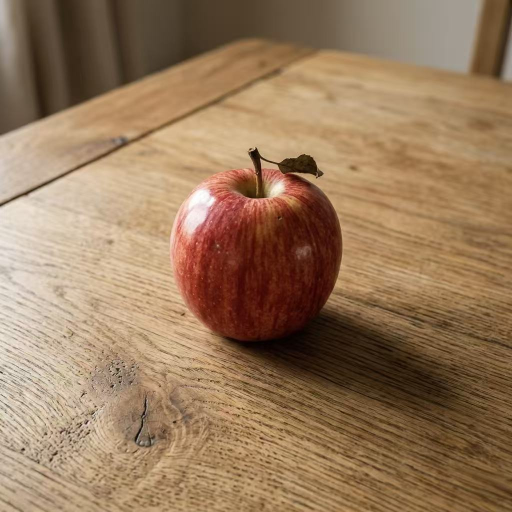
#> input picture exp1.jpg, 1024 x 1024 px (shown at 1/2 size)
$ python -i engine.py   (imports and definitions only)
#> lines starting #> are read from the running program, lines starting #| are printed output that depends on the picture; after the words box and inside, x2 and y2 are one past the last pixel; in counts of white or black regions, pixels touching at a corner belong together
import numpy as np
import cv2
import torch
import math

class LightingEstimator:
    def __init__(self, pano_height=256, pano_width=512):
        self.pano_height = pano_height
        self.pano_width = pano_width

    def estimate(self, img_rgb):
        """
        核心光照估计逻辑
        :param img_rgb: 输入的归一化 RGB 图像 (H, W, 3), [0, 1]
        :return: 预测的全景环境光照图 (pano_height, pano_width, 3), [0, 1]
        """
        # 1. 提取环境光 (Ambient Light)
        ambient_color = self.extract_ambient_light(img_rgb)

        # 2. 提取高光光源 (Highlight Sources)
        light_sources = self.extract_highlight_sources(img_rgb)

        # 3. 生成基础全景图并映射光源
        pano_map = self.generate_env_map(ambient_color, light_sources, img_rgb.shape[:2])

        # 4. 渲染与平滑处理 (物理衰减模糊与球面畸变模拟)
        final_pano = self.render_and_smooth(pano_map)

        return final_pano

    def extract_ambient_light(self, img_rgb):
        """
        提取图像的全局平均颜色作为 Ambient Light
        """
        # 简单使用全局平均
        ambient_color = np.mean(img_rgb, axis=(0, 1))
        # 降低环境光强度，让高光更突出
        return ambient_color * 0.5

    def extract_highlight_sources(self, img_rgb):
        """
        提取画面中的高亮光源区域
        计算光斑的质心及面积
        :return: list of dicts [{'centroid': (x, y), 'area': float, 'color': (r, g, b)}]
        """
        # 转换为灰度图进行亮度分析
        gray_img = cv2.cvtColor((img_rgb * 255).astype(np.uint8), cv2.COLOR_RGB2GRAY)

        # 使用高百分比截断法提取高亮区域 (取最亮的 5%)
        threshold_val = np.percentile(gray_img, 95)
        _, mask = cv2.threshold(gray_img, threshold_val, 255, cv2.THRESH_BINARY)

        # 连通域分析提取独立光源
        num_labels, labels, stats, centroids = cv2.connectedComponentsWithStats(mask, connectivity=8)

        light_sources = []
        for i in range(1, num_labels):  # 0 是背景
            area = stats[i, cv2.CC_STAT_AREA]
            if area < 10:  # 过滤太小的噪点
                continue

            cx, cy = centroids[i]

            # 获取该区域的平均颜色
            mask_i = (labels == i)
            color = np.mean(img_rgb[mask_i], axis=0)

            # 提高高光亮度，模拟 HDR 效果
            color = np.clip(color * 2.0, 0, 1.0)

            light_sources.append({
                'centroid': (cx, cy),
                'area': area,
                'color': color
            })

        return light_sources

    def generate_env_map(self, ambient_color, light_sources, img_shape):
        """
        将提取的光源映射到球面全景图中
        """
        # 初始化为环境光颜色
        pano_map = np.ones((self.pano_height, self.pano_width, 3), dtype=np.float32) * ambient_color

        img_h, img_w = img_shape

        # 简单启发式映射：将 2D 图像中心的相对位置映射到全景图的正前方 (经度范围: -pi/2 到 pi/2, 纬度范围: -pi/4 到 pi/4)
        for source in light_sources:
            cx, cy = source['centroid']
            area = source['area']
            color = source['color']

            # 将 2D 坐标归一化到 [-1, 1]
            nx = (cx / img_w) * 2 - 1
            ny = (cy / img_h) * 2 - 1

            # 映射到经纬度 (简单假设前方视野范围)
            theta = nx * (np.pi / 2)  # 经度 [-pi/2, pi/2]
            phi = ny * (np.pi / 4)    # 纬度 [-pi/4, pi/4]

            # 经纬度转全景图像素坐标
            pano_x = int((theta / (2 * np.pi) + 0.5) * self.pano_width)
            pano_y = int((phi / np.pi + 0.5) * self.pano_height)

            # 确保在边界内
            pano_x = max(0, min(self.pano_width - 1, pano_x))
            pano_y = max(0, min(self.pano_height - 1, pano_y))

            # 根据面积估算光源在全景图中的大小 (简单比例)
            radius = int(math.sqrt(area) * (self.pano_width / img_w) * 0.5)
            radius = max(2, min(20, radius))

            # 绘制光源 (在基础图上叠加)
            cv2.circle(pano_map, (pano_x, pano_y), radius, color.tolist(), -1)

        return pano_map

    def render_and_smooth(self, pano_map):
        """
        对生成的全景图应用物理启发的衰减模糊
        模拟球面畸变 (靠近两极的光斑呈现经纬度拉伸效果)
        """
        # 为了实现两极拉伸的模糊效果，我们可以在纵向上采用不同的高斯模糊核，或者直接使用各向异性模糊
        # 这里使用一种简单有效的近似方法：根据纬度调整水平向模糊核的大小

        result = np.copy(pano_map)

        # 基础全局模糊 (物理衰减)
        result = cv2.GaussianBlur(result, (15, 15), 5.0)

        # 模拟球面畸变：两极拉伸
        # 将全景图分块，按行进行不同程度的水平模糊
        rows = self.pano_height
        for y in range(rows):
            # 计算当前纬度对应的高斯核水平尺寸
            # 赤道 (y = rows/2) 处模糊最小，两极 (y=0, y=rows-1) 处模糊最大
            lat_norm = abs(y - rows / 2) / (rows / 2) # [0, 1]

            # 拉伸因子，两极拉伸更严重
            stretch_factor = 1.0 / max(0.01, math.cos(lat_norm * (math.pi / 2) * 0.9))

            ksize_x = int(5 * stretch_factor)
            if ksize_x % 2 == 0:
                ksize_x += 1

            # 限制最大核大小
            ksize_x = min(101, ksize_x)

            if ksize_x > 3:
                # 对当前行进行一维水平高斯模糊
                row_img = result[y:y+1, :, :]
                blurred_row = cv2.GaussianBlur(row_img, (ksize_x, 1), sigmaX=ksize_x/3.0)
                result[y:y+1, :, :] = blurred_row

        # 再次全局轻微模糊平滑过渡
        final_pano = cv2.GaussianBlur(result, (7, 7), 2.0)

        # 确保像素值不越界
        final_pano = np.clip(final_pano, 0, 1.0)

        return final_pano

>>> import cv2
>>> picture = cv2.cvtColor(cv2.imread('../../exp1.jpg'), cv2.COLOR_BGR2RGB)
>>> result = LightingEstimator().estimate(picture)
#> in extract_ambient_light, `ambient_color = np.mean(img_rgb, axis=(0, 1))`: ambient_color = [152.1, 121.9, 92.05]
#> in estimate, `ambient_color = self.extract_ambient_light(img_rgb)`: ambient_color = [76.03, 60.96, 46.02]
#> in extract_highlight_sources, `gray_img = cv2.cvtColor((img_rgb * 255).astype(np.uint8), cv2.COLOR_RG..`:
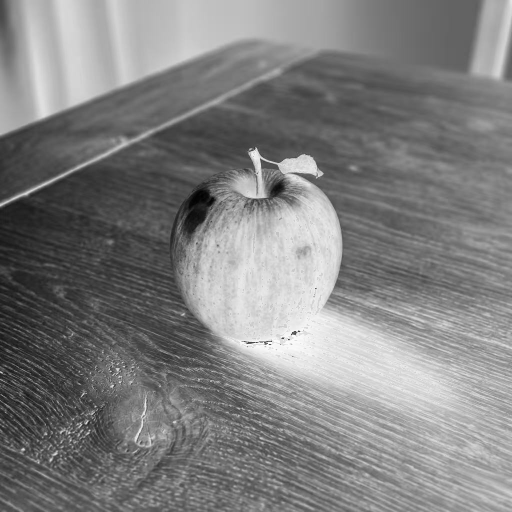
#> gray_img: shape (1024, 1024) (shown at 1/2 size); min 1, max 253, mean 128.2
#> in extract_highlight_sources, `threshold_val = np.percentile(gray_img, 95)`: threshold_val = 217
#> in extract_highlight_sources, `_, mask = cv2.threshold(gray_img, threshold_val, 255, cv2.THRESH_BINARY)`:
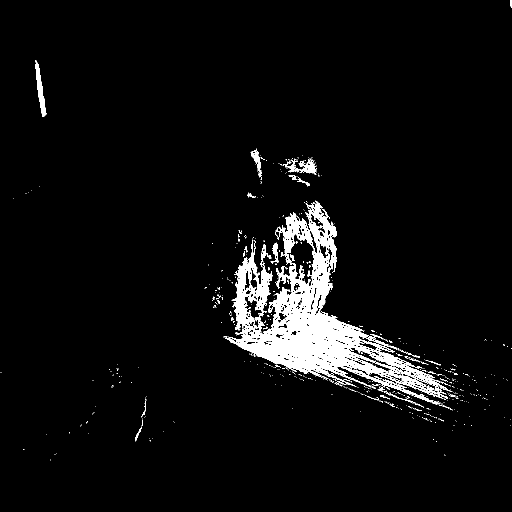
#> mask: shape (1024, 1024) (shown at 1/2 size); 4.9% white; 596 white regions (556 under 20 px), largest, box (x1, y1, x2, y2) and area: (447, 401, 904, 810) 45272, (70, 120, 94, 233) 941, (566, 317, 634, 350) 806
#> in extract_highlight_sources, `num_labels, labels, stats, centroids = cv2.connectedComponentsWithStat..`:
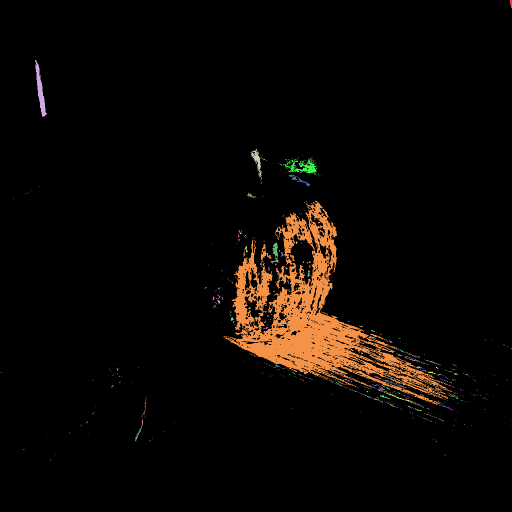
#> labels: shape (1024, 1024) int32 (shown at 1/2 size); 597 distinct labels, from 0 to 596; one colour per label, 0 black
#> in extract_highlight_sources, `num_labels, labels, stats, centroids = cv2.connectedComponentsWithStat..`: num_labels = 597; stats = 597 rows, first 6: [0, 0, 1024, 1024, 997612], [1020, 0, 4, 16, 53], [70, 120, 24, 113, 941], [501, 297, 22, 63, 411], [520, 311, 1, 1, 1], [604, 311, 1, 1, 1]; centroids = 597 pairs, first value 1.5 to 1022.5, second value 6.53 to 919.5
#> the loop in extract_highlight_sources, `for i in range(1, num_labels):` made 596 passes
#> (area, cx, cy) on passes 1 to 3: (53, 1021.8, 6.53), (941, 80.47, 181.6), (411, 513.9, 321.3)
#> pass 1, in extract_highlight_sources, `mask_i = (labels == i)`:
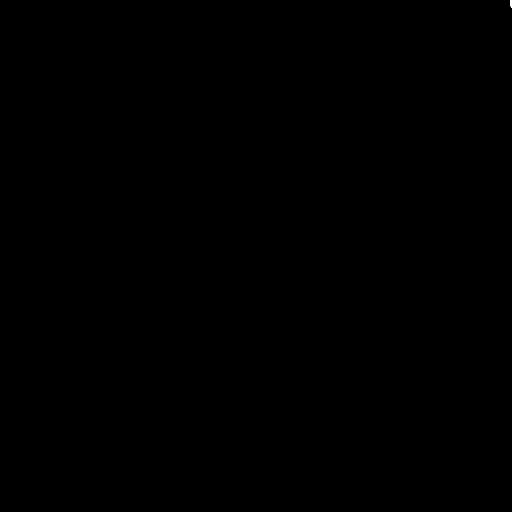
#> mask_i: shape (1024, 1024) bool (shown at 1/2 size); 0.01% white; 1 white region, box (x1, y1, x2, y2) and area: (1020, 0, 1024, 16) 53
#> after the loop in extract_highlight_sources, `for i in range(1, num_labels):`: light_sources = 80 items
#> in generate_env_map, `pano_map = np.ones((self.pano_height, self.pano_width, 3), dtype=np.fl..`:
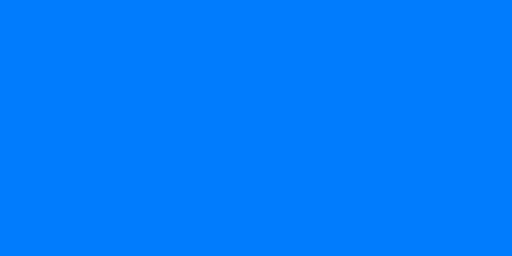
#> pano_map: shape (256, 512, 3) float64; mean of channels 0, 1, 2 76, 61, 46; drawn with min black and max white
#> the loop in generate_env_map, `for source in light_sources:` made 80 passes
#> (source, cx, cy, area, nx, ny, theta, phi) on passes 1, 4, 5, 7, 14, 15: ({'centroid': (1021.8, 6.53), 'area': 53, 'color': [1, 1, 1]}, 1021.8, 6.53, 53, 0.996, -0.987, 1.56, -0.775), ({'centroid': (606, 333.7), 'area': 806, 'color': [1, 1, 1]}, 606, 333.7, 806, 0.184, -0.348, 0.288, -0.273), ({'centroid': (586, 354.3), 'area': 82, 'color': [1, 1, 1]}, 586, 354.3, 82, 0.145, -0.308, 0.227, -0.242), ({'centroid': (500.7, 390.6), 'area': 64, 'color': [1, 1, 1]}, 500.7, 390.6, 64, -0.0221, -0.237, -0.0347, -0.186), ({'centroid': (492, 498), 'area': 36, 'color': [1, 1, 1]}, 492, 498, 36, -0.0391, -0.0274, -0.0614, -0.0215), ({'centroid': (488, 507.7), 'area': 24, 'color': [1, 1, 1]}, 488, 507.7, 24, -0.047, -0.00838, -0.0738, -0.00658)
#> source on passes 45 to 50: {'centroid': (827.1, 719.7), 'area': 29, 'color': [1, 1, 1]}, {'centroid': (861.7, 723), 'area': 33, 'color': [1, 1, 1]}, {'centroid': (847.6, 725.9), 'area': 22, 'color': [1, 1, 1]}, {'centroid': (876.2, 728.2), 'area': 18, 'color': [1, 1, 1]}, {'centroid': (554.1, 731.6), 'area': 18, 'color': [1, 1, 1]}, {'centroid': (836.9, 734.5), 'area': 33, 'color': [1, 1, 1]}
#> after the loop in generate_env_map, `for source in light_sources:`:
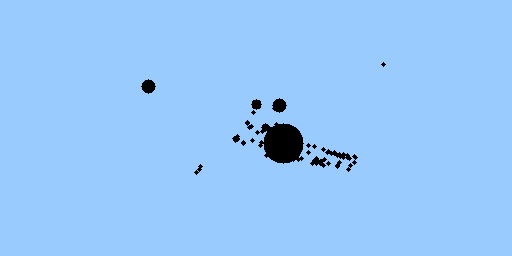
#> pano_map: shape (256, 512, 3) float64; 1.78% of pixels changed, all inside (x1, y1, x2, y2) = (141, 62, 386, 175); drawn with min black and max white
#> in render_and_smooth, `final_pano = np.clip(final_pano, 0, 1.0)`:
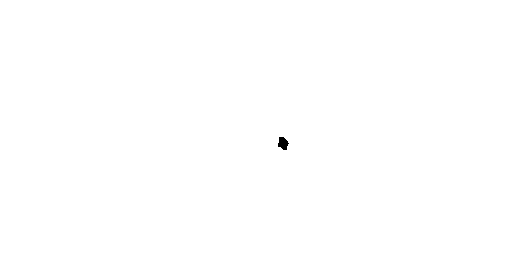
#> final_pano: shape (256, 512, 3) float64; values 1 (black) and 1 (white), 99.9% white; 1 black region, box (x1, y1, x2, y2) and area: (278, 137, 289, 150) 99
